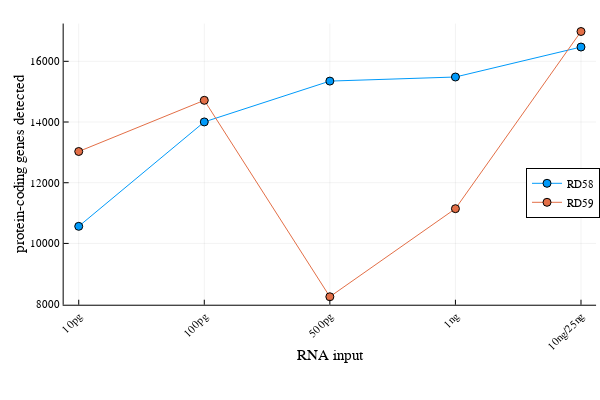

The notebook cell saved with this chart:
### Code cell
rd58_150bp_gene = rd58_df[!, ["sample", "protein-coding_gene_mapped(21859)"]][1:5, :]
rd59_150bp_gene = rd59_df[!, ["sample", "protein-coding_gene_mapped(19954)"]][1:5, :]
rd_150bp_gene_merge = hcat(rd58_150bp_gene, rd59_150bp_gene, makeunique=true)

gene1 = rd_150bp_gene_merge[!, "protein-coding_gene_mapped(21859)"]
gene2 = rd_150bp_gene_merge[!, "protein-coding_gene_mapped(19954)"]

plot(
    [gene1, gene2], 
    marker = :circle,
    xlabel = "RNA input", 
    ylabel = "protein-coding genes detected", 
    label = ["RD58" "RD59"],
    legend=:right,
    xrotation = 45,
    xticks = (1:5, ("10pg", "100pg", "500pg", "1ng", "10ng/25ng"))
    )

### Figure 1 — Plotly figure (JSON) as saved in the notebook; plotly's stock layout.template omitted (floating-point values rounded to 4 significant figures)
{"data": [{"colorbar": {"title": ""}, "legendgroup": "RD58", "line": {"color": "rgba(0, 154, 250, 1.000)", "dash": "solid", "shape": "linear", "width": 1}, "marker": {"color": "rgba(0, 154, 250, 1.000)", "line": {"color": "rgba(0, 0, 0, 1.000)", "width": 1}, "size": 8, "symbol": "circle"}, "mode": "lines+markers", "name": "RD58", "showlegend": true, "type": "scatter", "x": [1, 2, 3, 4, 5], "xaxis": "x", "y": [10563, 14003, 15348, 15483, 16470], "yaxis": "y", "zmax": null, "zmin": null}, {"colorbar": {"title": ""}, "legendgroup": "RD59", "line": {"color": "rgba(227, 111, 71, 1.000)", "dash": "solid", "shape": "linear", "width": 1}, "marker": {"color": "rgba(227, 111, 71, 1.000)", "line": {"color": "rgba(0, 0, 0, 1.000)", "width": 1}, "size": 8, "symbol": "circle"}, "mode": "lines+markers", "name": "RD59", "showlegend": true, "type": "scatter", "x": [1, 2, 3, 4, 5], "xaxis": "x", "y": [13029, 14715, 8243, 11145, 16982], "yaxis": "y", "zmax": null, "zmin": null}], "layout": {"annotations": [], "height": 400, "legend": {"bgcolor": "rgba(255, 255, 255, 1.000)", "bordercolor": "rgba(0, 0, 0, 1.000)", "borderwidth": 1, "font": {"color": "rgba(0, 0, 0, 1.000)", "family": "sans-serif", "size": 11}, "title": {"font": {"color": "rgba(0, 0, 0, 1.000)", "family": "sans-serif", "size": 15}, "text": ""}, "tracegroupgap": 0, "traceorder": "normal", "x": 1, "xanchor": "right", "y": 0.52, "yanchor": "middle"}, "margin": {"b": 20, "l": 0, "r": 0, "t": 20}, "paper_bgcolor": "rgba(255, 255, 255, 1.000)", "plot_bgcolor": "rgba(255, 255, 255, 1.000)", "showlegend": true, "width": 600, "xaxis": {"anchor": "y", "domain": [0.1061, 0.9934], "gridcolor": "rgba(0, 0, 0, 0.100)", "gridwidth": 0.5, "linecolor": "rgba(0, 0, 0, 1.000)", "mirror": false, "range": [0.88, 5.12], "showgrid": true, "showline": true, "showticklabels": true, "tickangle": -45, "tickcolor": "rgb(0, 0, 0)", "tickfont": {"color": "rgba(0, 0, 0, 1.000)", "family": "sans-serif", "size": 11}, "tickmode": "array", "ticks": "inside", "ticktext": ["10pg", "100pg", "500pg", "1ng", "10ng/25ng"], "tickvals": [1, 2, 3, 4, 5], "title": "RNA input", "titlefont": {"color": "rgba(0, 0, 0, 1.000)", "family": "sans-serif", "size": 15}, "type": "-", "visible": true, "zeroline": false, "zerolinecolor": "rgba(0, 0, 0, 1.000)"}, "yaxis": {"anchor": "x", "domain": [0.2091, 0.9902], "gridcolor": "rgba(0, 0, 0, 0.100)", "gridwidth": 0.5, "linecolor": "rgba(0, 0, 0, 1.000)", "mirror": false, "range": [7981.0, 17240.0], "showgrid": true, "showline": true, "showticklabels": true, "tickangle": 0, "tickcolor": "rgb(0, 0, 0)", "tickfont": {"color": "rgba(0, 0, 0, 1.000)", "family": "sans-serif", "size": 11}, "tickmode": "array", "ticks": "inside", "ticktext": ["8000", "10000", "12000", "14000", "16000"], "tickvals": [8000, 10000, 12000, 14000, 16000], "title": "protein-coding genes detected", "titlefont": {"color": "rgba(0, 0, 0, 1.000)", "family": "sans-serif", "size": 15}, "type": "-", "visible": true, "zeroline": false, "zerolinecolor": "rgba(0, 0, 0, 1.000)"}}}
